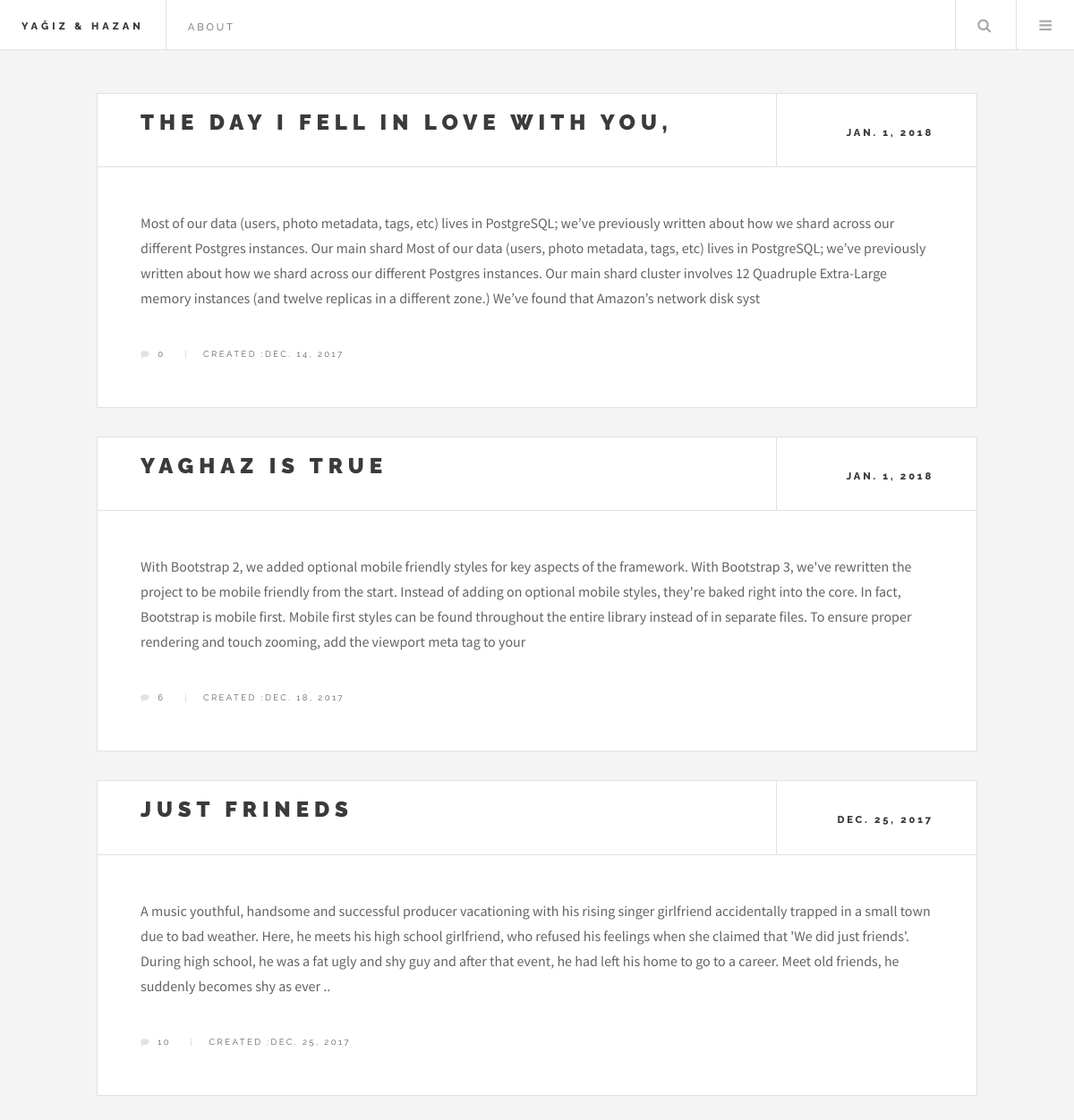
Before: /profile/yogo/ with the older database file.
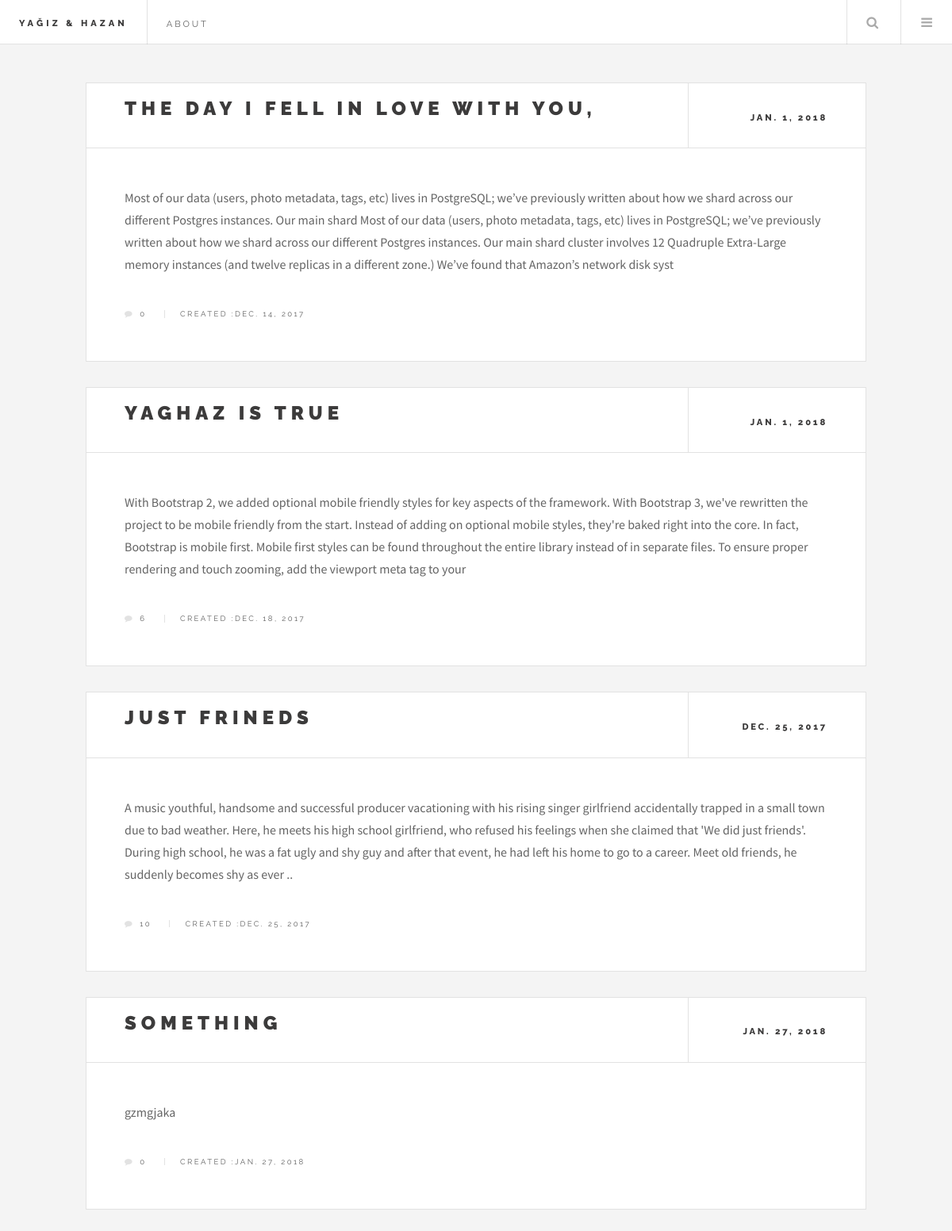
After: the same page with the newer database file.
### egamen/models.py (models this page shows, shortened)
class Story(models.Model):
    Lang =(
        ("AF", "Afrikanns"),
        ("SQ", "Albanian"),
        ("AR", "Arabic"),
        ("HY", "Armenian"),
        ("EU", "Basque"),
        ("BN", "Bengali"),
        ("BG", "Bulgarian"),
        ("CA", "Catalan"),
        ("KM", "Cambodian"),
        ("ZH", "Chinese(Mandarin)"),
        ("HR", "Croation"),
        ("CS", "Czech"),
        ("DA", "Danish"),
        ("NL", "Dutch"),
        ("EN", "English"),
        ("ET", "Estonian"),
        ("FJ", "Fiji"),
        ("FI", "Finnish"),
        ("FR", "French"),
        ("KA", "Georgian"),
        ("DE", "German"),
        ("EL", "Greek"),
        ("GU", "Gujarati"),
        ("HE", "Hebrew"),
        ("HI", "Hindi"),
        ("HU", "Hungarian"),
        ("IS", "Icelandic"),
        ("ID", "Indonesian"),
        ("GA", "Irish"),
        ("IT", "Italian"),
        ("JA", "Japanese"),
        ("JW", "Javanese"),
        ("KO", "Korean"),
        ("LA", "Latin"),
        ("LV", "Latvian"),
        ("LT", "Lithuanian"),
        ("MK", "Macedonian"),
        ("MS", "Malay"),
        ("ML", "Malayalam"),
        ("MT", "Maltese"),
        ("MI", "Maori"),
        ("MR", "Marathi"),
        ("MN", "Mongolian"),
        ("NE", "Nepali"),
        ("NO", "Norwegian"),
        ("FA", "Persian"),
        ("PL", "Polish"),
        ("PT", "Portuguese"),
        ("PA", "Punjabi"),
        ("QU", "Quechua"),
        ("RO", "Romanian"),
        ("RU", "Russian"),
        ("SM", "Samoan"),
        ("SR", "Serbian"),
        ("SK", "Slovak"),
        ("SL", "Slovenian"),
        ("ES", "Spanish"),
        ("SW", "Swahili"),
        ("SV", "Swedish"),
        ("TA", "Tamil"),
        ("TT", "Tatar"),
        ("TE", "Telugu"),
        ("TH", "Thai"),
        ("BO", "Tibetan"),
        ("TO", "Tonga"),
        ("TR", "Turkish"),
        ("UK", "Ukranian"),
        ("UR", "Urdu"),
        ("UZ", "Uzbek"),
        ("VI", "Vietnamese"),
        ("CY", "Welsh"),
        ("XH", "Xhosa"),
    )
    title = models.CharField(max_length=100, null=False)
    author = models.ForeignKey(User, on_delete=models.CASCADE)
    summary = models.TextField(max_length=500, null= False)
    pub_date = models.DateField(auto_now_add=True, blank=False, null=False)
    update_time = models.DateField(null=True)
    has_chapter = models.BooleanField(default=False, editable=False)
    language = models.CharField(choices=Lang, default=Lang[2], max_length=3)
    story_cover = models.FileField()

### egamen/views.py (the view)
# urls.py: url(r'^profile/(?P<username>[\w]+)/$', views.userStories, name="userstories"),
def userStories(request, username):
    user = User.objects.get(username=username)
    stories = Story.objects.filter(author=user).order_by('pub_date')
    return render(request,'user_page.html',{'stories' : stories})

### templates/user_page.html
{% extends 'base.html'%}
{% block content %}
<div id="main">
    {% for story in stories %}
    <article class="post">
        <header>
            <div class="title">
                <h2><a href="{% url 'egamen:post_chapter' story.id 1 %}">{{story.title}}</a></h2>
            </div>
            <div class="meta">
                {%if story.update_time %}
                <time class="published" datetime="2015-11-01">{{story.update_time}}</time>
                {%else%}
                <time class="published" datetime="2015-11-01">{{story.pub_date}}</time>
                {% endif %}
            </div>
        </header>
        <p>{{story.summary}}</p>
        <footer>
            <ul class="stats">
                <li><a href="{% url 'egamen:comments' story.id 1%}" class="icon fa-comment fa-1x">{{story.comments_set.all.count}}</a>
                </li>
                <li>
                    <time class="published">Created :{{story.pub_date}}</time>
                </li>
            </ul>
        </footer>
    </article>
    {%endfor %}
</div>{% endblock%}

Changed rows visible on the page:
added Story: title "SOMETHING", pub_date "JAN. 27, 2018", summary "gzmgjaka", comments_set.all.count "0"
